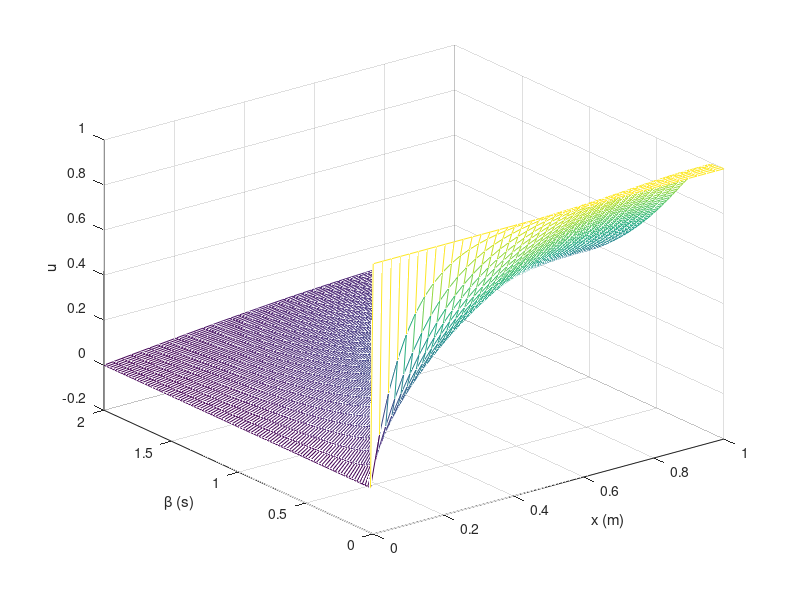

Source code (MATLAB):
clc;clear;close all

ui = 1; L = 1;

nx = 40; ndx = nx - 1;
dx = L/ndx;
x = 0:dx:L;

nbeta= 100; ndbeta = nbeta - 1;
Lbeta = 2;
dbeta=Lbeta/ndbeta;
beta=0:dbeta:Lbeta;

u=zeros(nbeta,nx);
u(1,:)=ui;

for m=1:nbeta-1
    A=zeros(nx,nx);
    b=zeros(nx,1);
    for i=2:nx-1
        A(i,i-1)= 1/(2*dx^2);
        A(i,i)=  -(1/(dx^2)+1/dbeta);
        A(i,i+1)= 1/(2*dx^2);
        b(i)= -u(m,i)/dbeta;
    end
    A(1,1) = 1; b(1) = 0;
    A(nx,nx) = 1; A(nx,nx-1) = -1; b(nx) = 0;

    u(m+1,:)=A\b;
end

mesh(x,beta,u)
xlabel('x (m)')
ylabel('\beta (s)')
zlabel('u')